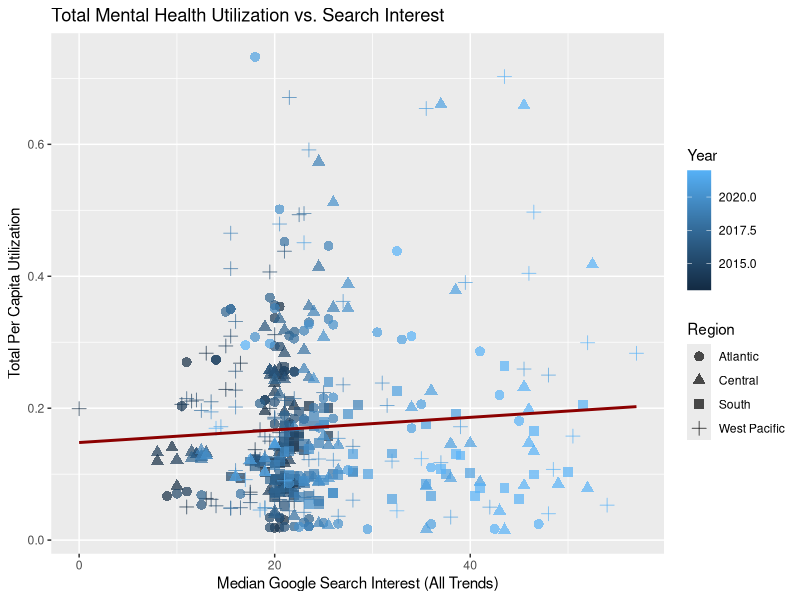
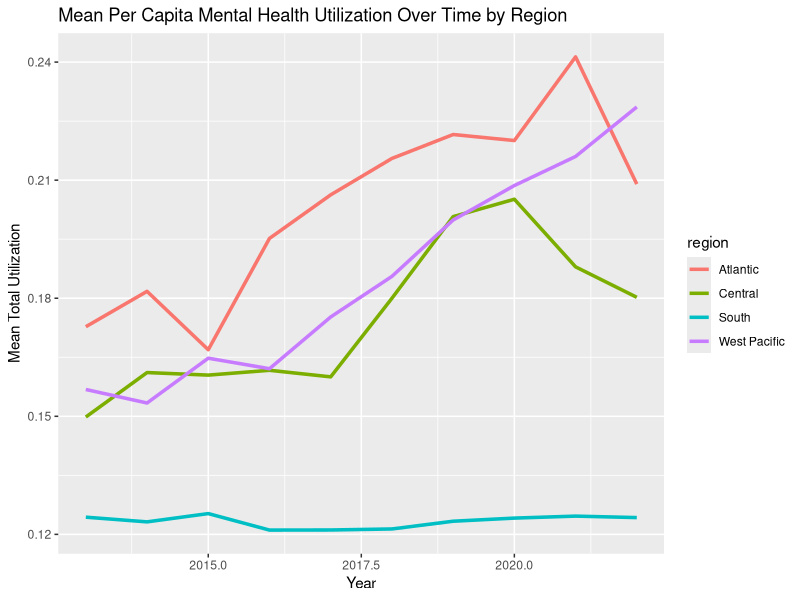
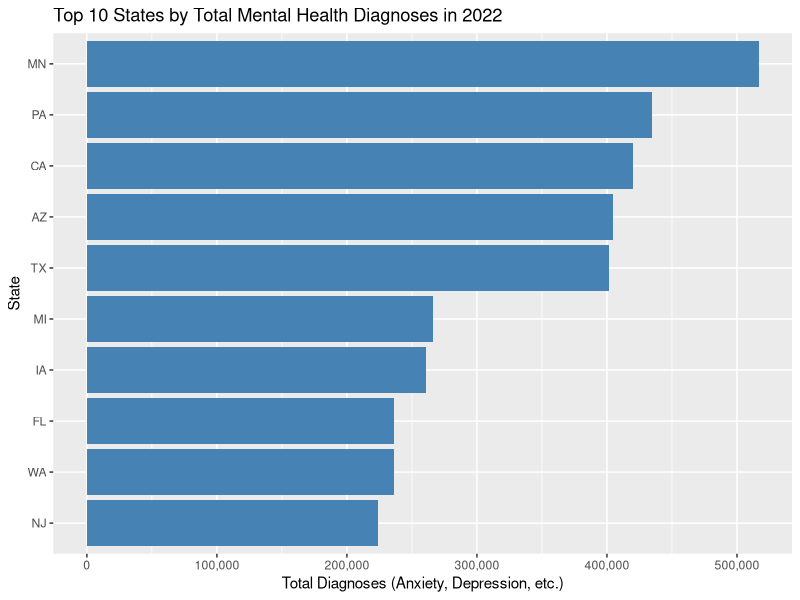
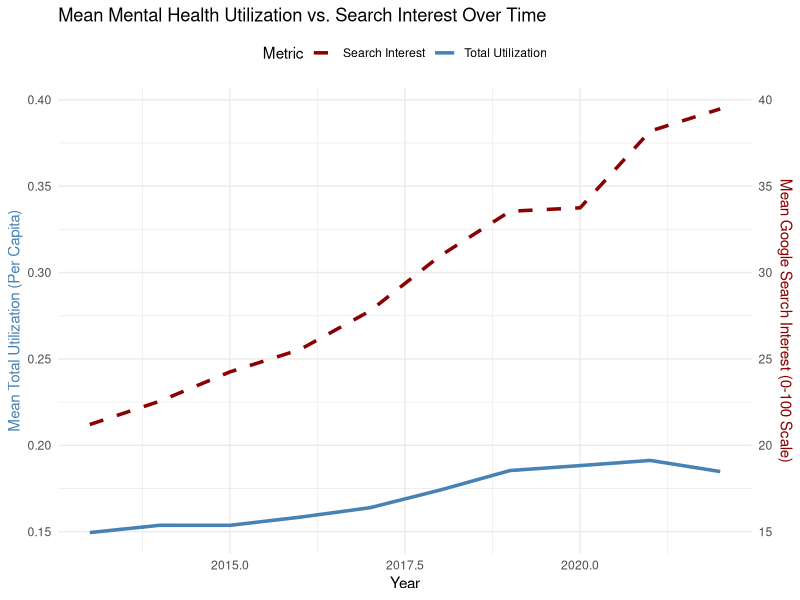
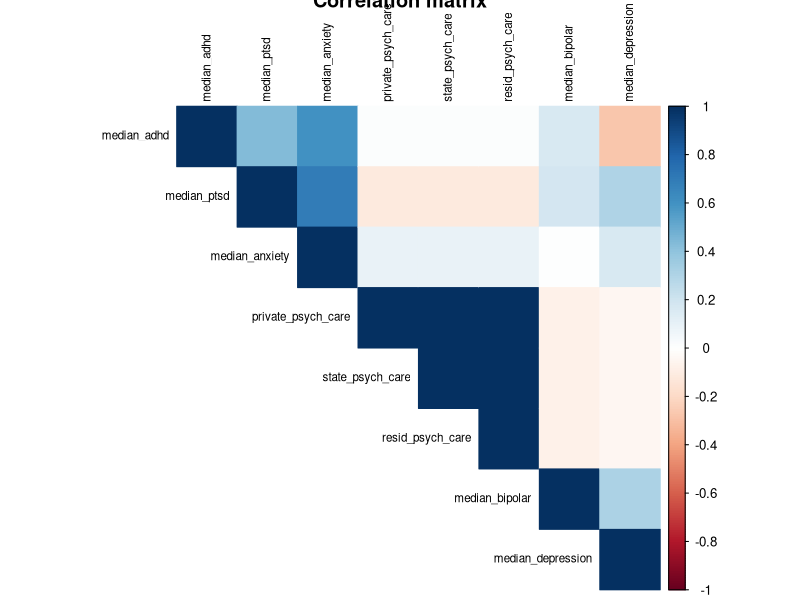

Write R code to recreate these figures, in order.
## ---- chunk 1
library(readxl)
library(dplyr)
library(ggplot2)
library(scales)
library(corrplot)
data <- read_excel("Data/googleTrendsMH.xlsx", sheet = "googleTrendsMH")
## ---- chunk 2
table1 <- data %>%
  group_by(region) %>%
  summarise(
    avg_outpatient_util = mean(outpatient_util, na.rm = TRUE),
    avg_inpatient_util = mean(inpatient_util, na.rm = TRUE),
    avg_total_util = mean(total_util, na.rm = TRUE),
    avg_median_trend = mean(median_all_trends, na.rm = TRUE)
  )
print(table1)
## ---- chunk 3
table2 <- data %>%
  arrange(desc(total_util)) %>%
  select(state, year, total_util, outpatient_util, inpatient_util, median_all_trends) %>%
  head(10)
print(table2)
## ---- chunk 4
ggplot(data, aes(x = median_all_trends, y = total_util)) +
  geom_point(aes(color = year, shape = region), size = 3, alpha = 0.7) +
  geom_smooth(method = "lm", se = FALSE, color = "darkred") +
  labs(title = "Total Mental Health Utilization vs. Search Interest",
       x = "Median Google Search Interest (All Trends)",
       y = "Total Per Capita Utilization",
       color = "Year", 
       shape = "Region")

## ---- chunk 5
ggplot(data, aes(x = year, y = total_util, color = region)) +
  geom_line(stat = "summary", fun = "mean", size = 1.2) +
  labs(title = "Mean Per Capita Mental Health Utilization Over Time by Region",
       x = "Year", y = "Mean Total Utilization")
## ---- chunk 6
latest_year <- max(data$year, na.rm = TRUE)

data_latest <- filter(data, year == latest_year)

data_latest$diagnoses_total <- rowSums(data_latest[, c("anxiety_ct", "depression_ct", "adhd_ct", "bipolar_ct", "trauma_stress_ct")], na.rm = TRUE)

top_diagnosis_states <- data_latest %>%
  arrange(desc(diagnoses_total)) %>%
  head(10)

ggplot(top_diagnosis_states, aes(x = reorder(state, diagnoses_total), y = diagnoses_total)) +
  geom_col(fill = "steelblue") +
  coord_flip() +
  labs(title = paste("Top 10 States by Total Mental Health Diagnoses in", latest_year),
       x = "State", y = "Total Diagnoses (Anxiety, Depression, etc.)") + 
  scale_y_continuous(labels = label_comma())
## ---- chunk 7
summary_by_year <- data %>%
  group_by(year) %>%
  summarise(
    mean_total_util = mean(total_util, na.rm = TRUE),
    mean_search_interest = mean(mean_all_trends, na.rm = TRUE)
  )

ggplot(summary_by_year, aes(x = year)) +
  geom_line(aes(y = mean_total_util, color = "Total Utilization"), size = 1.2) +
  geom_line(aes(y = mean_search_interest / 100, color = "Search Interest"), size = 1.2, linetype = "dashed") +
  scale_y_continuous(
    name = "Mean Total Utilization (Per Capita)",
    sec.axis = sec_axis(~ . * 100, name = "Mean Google Search Interest (0-100 Scale)")
  ) +
  scale_color_manual(values = c("Total Utilization" = "steelblue", "Search Interest" = "darkred")) +
  labs(
    title = "Mean Mental Health Utilization vs. Search Interest Over Time",
    x = "Year",
    color = "Metric"
  ) +
  theme_minimal() +
  theme(
    axis.title.y.left = element_text(color = "steelblue"),
    axis.title.y.right = element_text(color = "darkred"),
    legend.position = "top")
## ---- chunk 8
library(corrplot)

data_cor <- data %>%
  select(median_adhd, median_ptsd, median_anxiety, median_bipolar, median_depression, state_psych_care, private_psych_care, resid_psych_care)

data_cor_scale <- scale(data_cor)

data_cor_matrx_scaled <- cor(data_cor_scale)

print(data_cor_matrx_scaled)

## ---- chunk 9

corrplot(data_cor_matrx_scaled, method = "color",
         type = "upper",
         order = "hclust",
         tl.cex = 0.7,
         tl.col = "black",
         main = "Correlation matrix")

